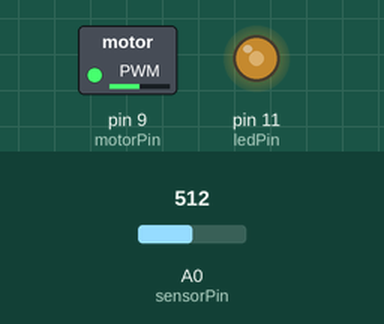
Recording of a sketch running on a simulated Arduino Uno, built with avr-gcc and run on an emulated ATmega328P. Parts: switched loads named in the sketch (green lamp = pin HIGH), output pins drawn as LEDs (lit = HIGH). The test bench sets the inputs (shaded band); at power-on: A0 (sensorPin) = 512.

Above: at 1.2 s.
1.3 s: A0 (sensorPin) set to 716
At 2.0 s:
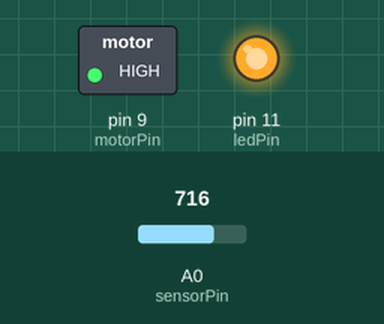
2.8 s: A0 (sensorPin) set to 511
At 3.1 s:
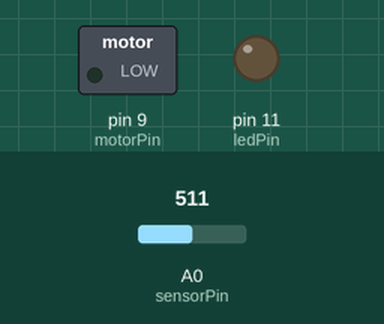
4.3 s: A0 (sensorPin) set to 533
5.8 s: A0 (sensorPin) set to 552
At 6.6 s:
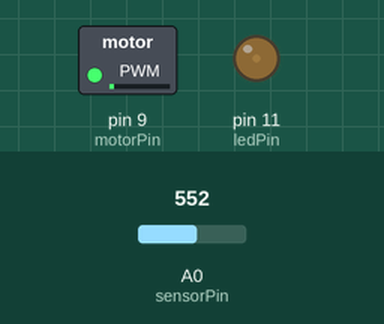
7.3 s: A0 (sensorPin) set to 306
At 7.7 s:
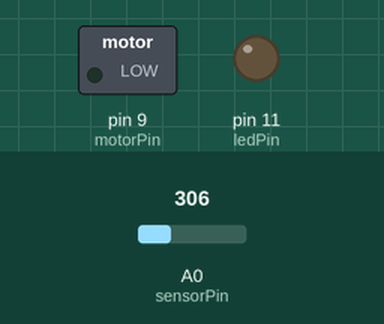
Timing chart, 0 to 9.8 s (numbered marks = the images above; inputs shaded):
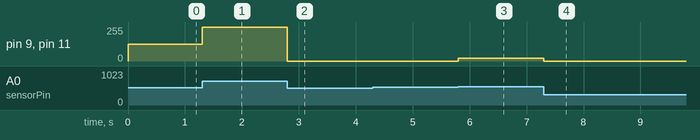

Measured:
- after the input at 1.3 s, pin 9 (motorPin), pin 11 (ledPin): 127/255 → 255/255 at once
- after the input at 2.8 s, pin 9 (motorPin), pin 11 (ledPin): 255/255 → 0/255 at once
- after the input at 4.3 s, every drawn part: stays the same
- after the input at 5.8 s, pin 9 (motorPin), pin 11 (ledPin): 0/255 → 19/255 at once
- after the input at 7.3 s, pin 9 (motorPin), pin 11 (ledPin): 19/255 → 0/255 at once

The sketch:

CRX_ADKL3_09A.ino
```cpp
/*
  PHOTO RESISTOR
  Use a photoresistor (light sensor) to control the brightness
  of a LED.
*/

const int sensorPin = A0;
const int ledPin = 11;
const int motorPin = 9;

int lightLevel;
// new global variables to remember the high and low light level
int high = 0, low = 1023;

void setup()
{
  pinMode(ledPin, OUTPUT);
  pinMode(motorPin, OUTPUT);
}

void loop() {

  lightLevel = analogRead(sensorPin);

  // The light-sensing circuit we built actually doesn't have
  // a range all the way from 0 to 1023. It will likely be
  // 300 (dark) to 800 (light). As a result, we'll use two
  // variable to record our highest reading and a variable
  // to record our lowest reading and adjust our output
  // accordingly.

  // Using the high and low variable, the Arduino will keep
  // track of the highest and lowest values that we're reading
  // from analogRead().

  // We've initialized "low" to be 1023 so the Arduino will save
  // anything that's lower than that:
  if (lightLevel < low) {
    low = lightLevel;
  }

  // We also initialized "high" to be 0 so the Arduino will save
  // anything that's higher than that:
  if (lightLevel > high) {
    high = lightLevel;
  }

  // Once we have the highest and lowest values, we can stick them
  // directly into the map() function with a small offset to low
  // and high to ensure that the LED is fully-off and fully-on at
  // the limits

  lightLevel = map(lightLevel, low+30, high-30, 0, 255);
  lightLevel = constrain(lightLevel, 0, 255);

  // Turn the LED and the motor on according to light sensor
  // reading.

  analogWrite(ledPin, lightLevel);
  analogWrite(motorPin, lightLevel);

}
```
